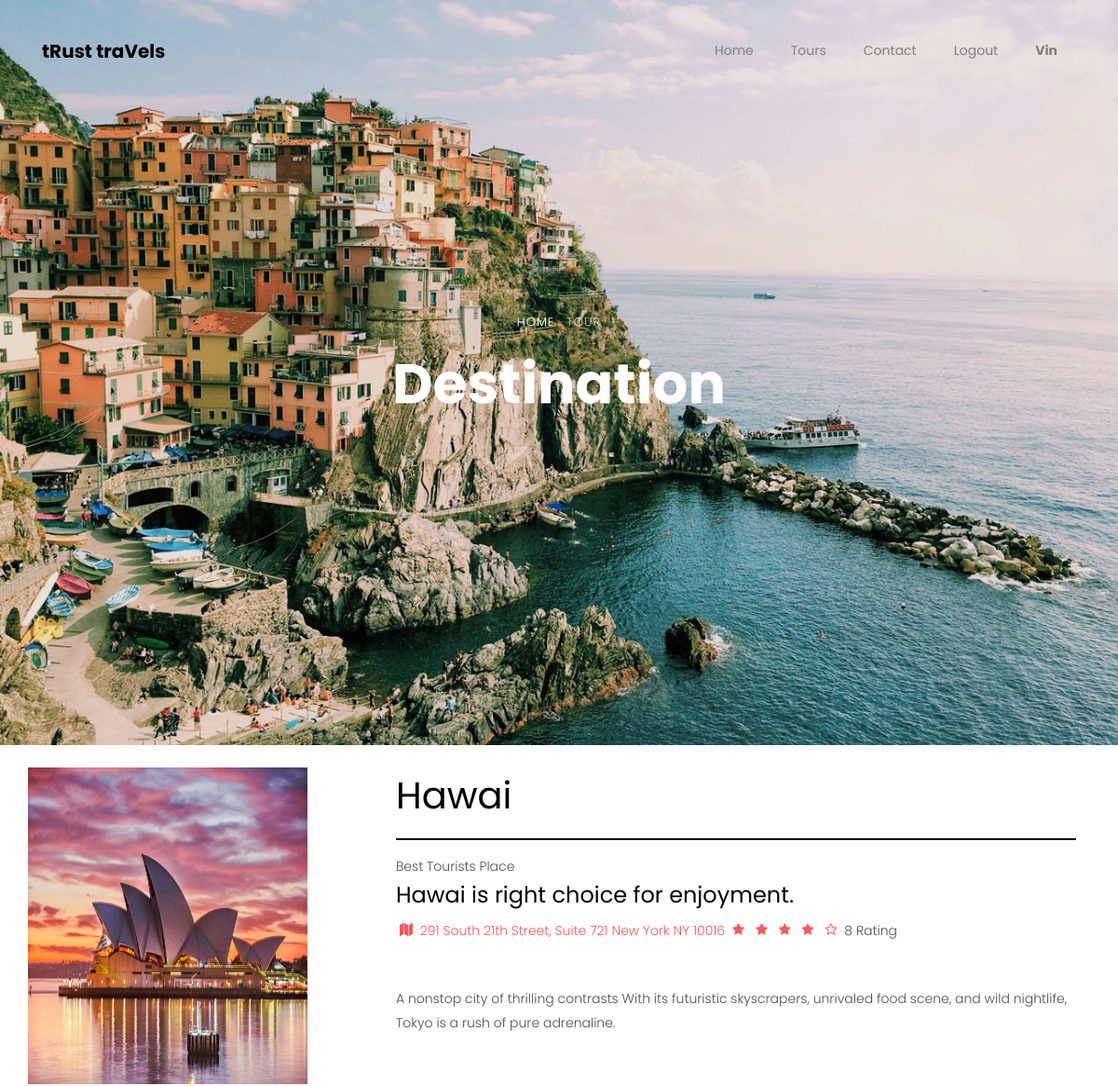
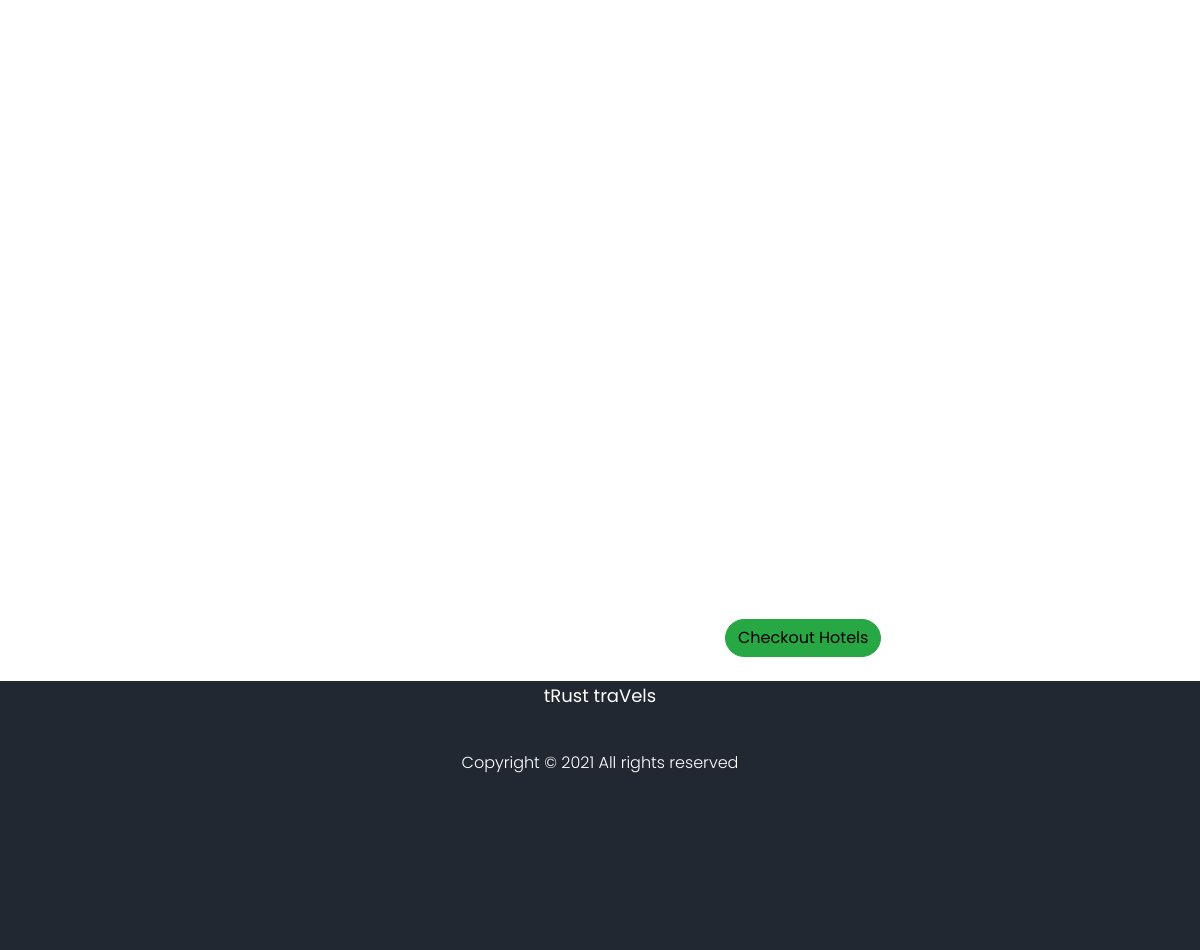
Page /tours/discover/15 (signed in) on the committed database (2 pictures, top to bottom).
### home/models.py (models this page shows, shortened)
class Image(models.Model):
    place=models.CharField(max_length=100)
    description=models.CharField(max_length=100000,default="")
    days=models.IntegerField(default="")
    image=models.ImageField(upload_to="img/%y")
    money=models.IntegerField(default="0")

### home/views.py (the view)
# urls.py: path("tours/discover/<int:myid>",views.discover,name = "discover"),
@login_required(login_url='../login/')
def discover(request,myid):
    disc = Image.objects.filter(id=myid)
    return render(request, "home/discover.html",{'disc':disc[0]})

### home/templates/home/discover.html (shortened to what this page needs)
{% extends 'base.html' %}
{% block body %}
<div class="hero-wrap js-fullheight" style="background-image: url('/static/images/bg_3.jpg');">
    <div class="container">
      <div class="row no-gutters slider-text js-fullheight align-items-center justify-content-center" data-scrollax-parent="true">
        <div class="col-md-9 ftco-animate text-center" data-scrollax=" properties: { translateY: '70%' }">
          <p class="breadcrumbs" data-scrollax="properties: { translateY: '30%', opacity: 1.6 }"><span class="mr-2"><a href="index.html">Home</a></span> <span>Tour</span></p>
          <h1 class="mb-3 bread" data-scrollax="properties: { translateY: '30%', opacity: 1.6 }">Destination</h1>
        </div>
      </div>
    </div>
  </div>
<div class="container my-4">
    <div class="row">
        <div class="col-md-4">
            <div class="row">
                <img src="/media//{{disc.image}}" width="300px" height="340px">
            </div>
        </div>
        <div class="col-md-8">
            <h1>{{disc.place}}</h1>
            <hr style="border-top: solid 2px black;">
            <span>Best Tourists Place</span>
            <h4>{{disc.place}} is right choice for enjoyment.</h4>
            <p class="rate mb-5">
                <span class="loc"><a href="#"><i class="icon-map"></i> 291 South 21th Street, Suite 721 New York NY 10016</a></span>
                <span class="star">
                      <i class="icon-star"></i>
                      <i class="icon-star"></i>
                      <i class="icon-star"></i>
                      <i class="icon-star"></i>
                      <i class="icon-star-o"></i>
                      8 Rating</span>
                  </p>
            <p style="margin-bottom: 100px;">{{disc.description}}</p>
            <button class="btn btn-success btn-rounded" style="margin-left: 300px;"><a href="{{disc.id}}/hotel/" style="color: black; ">Checkout Hotels</a></button>
        </div>
    </div>
</div>
{% endblock %}

### templates/base.html (shortened to what this page needs)
{% load static %}
<!doctype html>
<html lang="en">
<head>
  <link rel="stylesheet" href="/static/css/open-iconic-bootstrap.min.css">
  <link rel="stylesheet" href="/static/css/animate.css">
  <link rel="stylesheet" href="/static/css/owl.carousel.min.css">
  <link rel="stylesheet" href="/static/css/owl.theme.default.min.css">
  <link rel="stylesheet" href="/static/css/magnific-popup.css">
  <link rel="stylesheet" href="/static/css/aos.css">
  <link rel="stylesheet" href="/static/css/ionicons.min.css">
  <link rel="stylesheet" href="/static/css/bootstrap-datepicker.css">
  <link rel="stylesheet" href="/static/css/jquery.timepicker.css">
  <link rel="stylesheet" href="/static/css/flaticon.css">
  <link rel="stylesheet" href="/static/css/icomoon.css">
  <link rel="stylesheet" href="/static/css/style.css">
</head>
<body>
  <nav class="navbar navbar-expand-lg navbar-dark ftco_navbar bg-dark ftco-navbar-light" id="ftco-navbar">
    <div class="container">
      <a class="navbar-brand" href="/">tRust traVels</a>
      <div class="collapse navbar-collapse" id="ftco-nav">
        <ul class="navbar-nav ml-auto">
          {% if user.is_authenticated %}
          <li class="nav-item active"><a href="/" class="nav-link">Home</a></li>
          <li class="nav-item"><a href="/tours/" class="nav-link">Tours</a></li>
          <li class="nav-item"><a href="/contact/" class="nav-link">Contact</a></li>
          <li class="nav-item"><a href="/login/logout/" class="nav-link">Logout</a></li>
          <li class="nav-item bi bi-person-circle"><a href="/login/profile/" class="nav-link"><b>{{user.username}}</b></a></li>
          {%endif%}
        </ul>
      </div>
    </div>
  </nav>
  {% block body %}{% endblock %}
  <footer class="ftco-footer ftco-bg-dark ftco-section">
    <div class="container">
      <div class="row mb-5">
        <div class="col-md">
          <div class="ftco-footer-widget mb-4">
            <h2 class="ftco-heading-2 text-center">tRust traVels</h2>
            <div class="col-md-12 text-center " style="color: white;">
              Copyright &copy;
              <script>document.write(new Date().getFullYear());</script> All rights reserved
          </div>
         <ul class="ftco-footer-social list-unstyled float-md-left float-lft mt-5 " style="margin-left: 480px;">
            </ul>
          </div>
        </div>
    </div>
  </footer>
</body>
</html>

### static/css/icomoon.css (style rules this page uses)
[class^="icon-"], [class*=" icon-"] { font-family: 'icomoon' !important; speak: none; font-style: normal; font-weight: normal; font-variant: normal; text-transform: none; line-height: 1; -webkit-font-smoothing: antialiased; -moz-osx-font-smoothing: grayscale; }
.icon-star:before { content: "\f005"; }
.icon-star-o:before { content: "\f006"; }
.icon-map:before { content: "\f279"; }

### templates/base.html (style rules this page uses)
.ftco-navbar-light .navbar-nav > .nav-item.active > a { color: gray; }
.ftco-navbar-light .navbar-nav > .nav-item > .nav-link { font-size: 14px; padding-top: .9rem; padding-bottom: .9rem; padding-left: 20px; padding-right: 20px; color: gray; font-weight: 400; opacity: 1 !important; }
.ftco-footer { font-size: 16px; background: #222831; padding: 0.5px; }
.ftco-navbar-light .navbar-brand { color: black; }

### rows in the picture
Image: image (picture), place "Hawai", description "A nonstop city of thrilling contrasts With its futuristic skyscrapers, unrivaled food scene, and wild nightlife, Tokyo is a rush of pure adrenaline."

### other values in the picture
{{ user.username }} "Vin"
